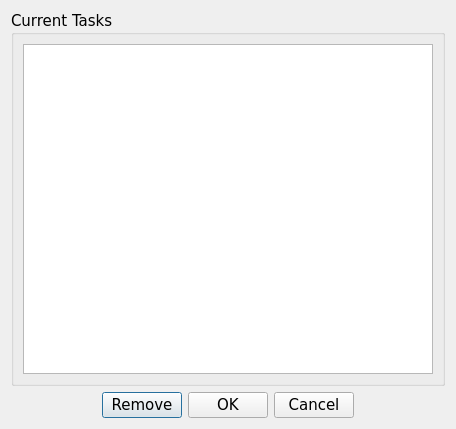
<?xml version="1.0" encoding="UTF-8"?>
<ui version="4.0">
 <class>RemoveTask</class>
 <widget class="QDialog" name="RemoveTask">
  <property name="geometry">
   <rect>
    <x>0</x>
    <y>0</y>
    <width>456</width>
    <height>429</height>
   </rect>
  </property>
  <property name="font">
   <font>
    <family>Verdana</family>
    <pointsize>11</pointsize>
   </font>
  </property>
  <property name="windowTitle">
   <string>Remove Task</string>
  </property>
  <layout class="QGridLayout" name="gridLayout_2">
   <item row="0" column="0" colspan="5">
    <widget class="QGroupBox" name="current_tasks_box">
     <property name="title">
      <string>Current Tasks</string>
     </property>
     <layout class="QGridLayout" name="gridLayout">
      <item row="0" column="0">
       <widget class="QListWidget" name="tasks_list">
        <property name="font">
         <font>
          <family>Verdana</family>
          <pointsize>11</pointsize>
         </font>
        </property>
       </widget>
      </item>
     </layout>
    </widget>
   </item>
   <item row="1" column="0">
    <spacer name="horizontalSpacer">
     <property name="orientation">
      <enum>Qt::Orientation::Horizontal</enum>
     </property>
     <property name="sizeHint" stdset="0">
      <size>
       <width>92</width>
       <height>20</height>
      </size>
     </property>
    </spacer>
   </item>
   <item row="1" column="1">
    <widget class="QPushButton" name="remove_btn">
     <property name="text">
      <string>Remove</string>
     </property>
    </widget>
   </item>
   <item row="1" column="2">
    <widget class="QPushButton" name="ok_btn">
     <property name="text">
      <string>OK</string>
     </property>
    </widget>
   </item>
   <item row="1" column="3">
    <widget class="QPushButton" name="cancel_btn">
     <property name="text">
      <string>Cancel</string>
     </property>
    </widget>
   </item>
   <item row="1" column="4">
    <spacer name="horizontalSpacer_2">
     <property name="orientation">
      <enum>Qt::Orientation::Horizontal</enum>
     </property>
     <property name="sizeHint" stdset="0">
      <size>
       <width>91</width>
       <height>20</height>
      </size>
     </property>
    </spacer>
   </item>
  </layout>
 </widget>
 <resources/>
 <connections/>
</ui>
